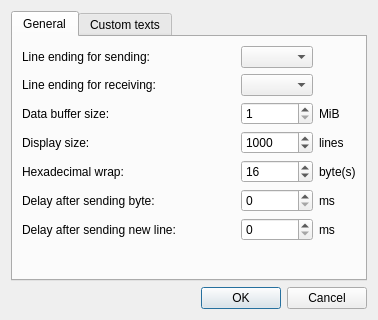
<?xml version="1.0" encoding="UTF-8"?>
<ui version="4.0">
 <class>ConsoleSettingsDialog</class>
 <widget class="QDialog" name="ConsoleSettingsDialog">
  <property name="geometry">
   <rect>
    <x>0</x>
    <y>0</y>
    <width>378</width>
    <height>320</height>
   </rect>
  </property>
  <property name="windowTitle">
   <string>Dialog</string>
  </property>
  <layout class="QGridLayout" name="gridLayout_2">
   <item row="0" column="0">
    <widget class="QTabWidget" name="tabWidget">
     <property name="currentIndex">
      <number>0</number>
     </property>
     <widget class="QWidget" name="tabGeneral">
      <attribute name="title">
       <string>General</string>
      </attribute>
      <layout class="QVBoxLayout" name="verticalLayout">
       <item>
        <layout class="QGridLayout" name="gridLayout" columnstretch="1,0,0">
         <item row="4" column="2">
          <widget class="QLabel" name="label_8">
           <property name="text">
            <string>byte(s)</string>
           </property>
          </widget>
         </item>
         <item row="0" column="1">
          <widget class="QComboBox" name="lineEndingTxComboBox"/>
         </item>
         <item row="3" column="1">
          <widget class="QSpinBox" name="displaySizeSpinBox">
           <property name="minimum">
            <number>50</number>
           </property>
           <property name="maximum">
            <number>10000000</number>
           </property>
           <property name="value">
            <number>1000</number>
           </property>
          </widget>
         </item>
         <item row="1" column="0">
          <widget class="QLabel" name="label">
           <property name="text">
            <string>Line ending for receiving:</string>
           </property>
          </widget>
         </item>
         <item row="5" column="0">
          <widget class="QLabel" name="label_9">
           <property name="text">
            <string>Delay after sending byte:</string>
           </property>
          </widget>
         </item>
         <item row="5" column="2">
          <widget class="QLabel" name="label_10">
           <property name="text">
            <string>ms</string>
           </property>
          </widget>
         </item>
         <item row="2" column="1">
          <widget class="QSpinBox" name="dataBufferSizeSpinBox">
           <property name="minimum">
            <number>1</number>
           </property>
           <property name="maximum">
            <number>256</number>
           </property>
          </widget>
         </item>
         <item row="3" column="2">
          <widget class="QLabel" name="label_6">
           <property name="text">
            <string>lines</string>
           </property>
          </widget>
         </item>
         <item row="1" column="1">
          <widget class="QComboBox" name="lineEndingRxComboBox"/>
         </item>
         <item row="4" column="0">
          <widget class="QLabel" name="label_7">
           <property name="text">
            <string>Hexadecimal wrap:</string>
           </property>
          </widget>
         </item>
         <item row="0" column="0">
          <widget class="QLabel" name="label_2">
           <property name="text">
            <string>Line ending for sending:</string>
           </property>
          </widget>
         </item>
         <item row="2" column="2">
          <widget class="QLabel" name="label_4">
           <property name="text">
            <string>MiB</string>
           </property>
          </widget>
         </item>
         <item row="4" column="1">
          <widget class="QSpinBox" name="hexWrapSpinBox">
           <property name="minimum">
            <number>1</number>
           </property>
           <property name="maximum">
            <number>1024</number>
           </property>
           <property name="value">
            <number>16</number>
           </property>
          </widget>
         </item>
         <item row="5" column="1">
          <widget class="QSpinBox" name="delayAfterSendByteSpinBox">
           <property name="maximum">
            <number>10000</number>
           </property>
          </widget>
         </item>
         <item row="3" column="0">
          <widget class="QLabel" name="label_5">
           <property name="text">
            <string>Display size:</string>
           </property>
          </widget>
         </item>
         <item row="2" column="0">
          <widget class="QLabel" name="label_3">
           <property name="text">
            <string>Data buffer size:</string>
           </property>
          </widget>
         </item>
         <item row="6" column="0">
          <widget class="QLabel" name="label_11">
           <property name="text">
            <string>Delay after sending new line:</string>
           </property>
          </widget>
         </item>
         <item row="6" column="2">
          <widget class="QLabel" name="label_12">
           <property name="text">
            <string>ms</string>
           </property>
          </widget>
         </item>
         <item row="6" column="1">
          <widget class="QSpinBox" name="delayAfterSendNewLineSpinBox">
           <property name="maximum">
            <number>10000</number>
           </property>
          </widget>
         </item>
        </layout>
       </item>
       <item>
        <spacer name="verticalSpacer">
         <property name="orientation">
          <enum>Qt::Vertical</enum>
         </property>
         <property name="sizeHint" stdset="0">
          <size>
           <width>20</width>
           <height>40</height>
          </size>
         </property>
        </spacer>
       </item>
      </layout>
     </widget>
     <widget class="QWidget" name="tabCustomTexts">
      <attribute name="title">
       <string>Custom texts</string>
      </attribute>
      <layout class="QGridLayout" name="gridLayout_3">
       <item row="2" column="0">
        <spacer name="verticalSpacer_2">
         <property name="orientation">
          <enum>Qt::Vertical</enum>
         </property>
         <property name="sizeHint" stdset="0">
          <size>
           <width>20</width>
           <height>40</height>
          </size>
         </property>
        </spacer>
       </item>
       <item row="0" column="0">
        <layout class="QGridLayout" name="gridLayout_4">
         <item row="5" column="0">
          <widget class="QCheckBox" name="text6CheckBox">
           <property name="text">
            <string>Text 6</string>
           </property>
          </widget>
         </item>
         <item row="3" column="2">
          <widget class="QToolButton" name="text4Button">
           <property name="text">
            <string>...</string>
           </property>
          </widget>
         </item>
         <item row="4" column="0">
          <widget class="QCheckBox" name="text5CheckBox">
           <property name="text">
            <string>Text 5</string>
           </property>
          </widget>
         </item>
         <item row="3" column="0">
          <widget class="QCheckBox" name="text4CheckBox">
           <property name="text">
            <string>Text 4</string>
           </property>
          </widget>
         </item>
         <item row="0" column="0">
          <widget class="QCheckBox" name="text1CheckBox">
           <property name="text">
            <string>Text 1</string>
           </property>
          </widget>
         </item>
         <item row="2" column="0">
          <widget class="QCheckBox" name="text3CheckBox">
           <property name="text">
            <string>Text 3</string>
           </property>
          </widget>
         </item>
         <item row="1" column="2">
          <widget class="QToolButton" name="text2Button">
           <property name="text">
            <string>...</string>
           </property>
          </widget>
         </item>
         <item row="1" column="0">
          <widget class="QCheckBox" name="text2CheckBox">
           <property name="text">
            <string>Text 2</string>
           </property>
          </widget>
         </item>
         <item row="0" column="2">
          <widget class="QToolButton" name="text1Button">
           <property name="text">
            <string>...</string>
           </property>
          </widget>
         </item>
         <item row="2" column="2">
          <widget class="QToolButton" name="text3Button">
           <property name="text">
            <string>...</string>
           </property>
          </widget>
         </item>
         <item row="4" column="2">
          <widget class="QToolButton" name="text5Button">
           <property name="text">
            <string>...</string>
           </property>
          </widget>
         </item>
         <item row="5" column="2">
          <widget class="QToolButton" name="text6Button">
           <property name="text">
            <string>...</string>
           </property>
          </widget>
         </item>
         <item row="0" column="1">
          <widget class="QPlainTextEdit" name="text1Edit">
           <property name="minimumSize">
            <size>
             <width>0</width>
             <height>30</height>
            </size>
           </property>
          </widget>
         </item>
         <item row="1" column="1">
          <widget class="QPlainTextEdit" name="text2Edit">
           <property name="minimumSize">
            <size>
             <width>0</width>
             <height>30</height>
            </size>
           </property>
          </widget>
         </item>
         <item row="2" column="1">
          <widget class="QPlainTextEdit" name="text3Edit">
           <property name="minimumSize">
            <size>
             <width>0</width>
             <height>30</height>
            </size>
           </property>
          </widget>
         </item>
         <item row="3" column="1">
          <widget class="QPlainTextEdit" name="text4Edit">
           <property name="minimumSize">
            <size>
             <width>0</width>
             <height>30</height>
            </size>
           </property>
          </widget>
         </item>
         <item row="4" column="1">
          <widget class="QPlainTextEdit" name="text5Edit">
           <property name="minimumSize">
            <size>
             <width>0</width>
             <height>30</height>
            </size>
           </property>
          </widget>
         </item>
         <item row="5" column="1">
          <widget class="QPlainTextEdit" name="text6Edit">
           <property name="minimumSize">
            <size>
             <width>0</width>
             <height>30</height>
            </size>
           </property>
          </widget>
         </item>
        </layout>
       </item>
      </layout>
     </widget>
    </widget>
   </item>
   <item row="1" column="0">
    <widget class="QDialogButtonBox" name="buttonBox">
     <property name="orientation">
      <enum>Qt::Horizontal</enum>
     </property>
     <property name="standardButtons">
      <set>QDialogButtonBox::Cancel|QDialogButtonBox::Ok</set>
     </property>
    </widget>
   </item>
  </layout>
 </widget>
 <tabstops>
  <tabstop>lineEndingTxComboBox</tabstop>
  <tabstop>lineEndingRxComboBox</tabstop>
  <tabstop>dataBufferSizeSpinBox</tabstop>
  <tabstop>displaySizeSpinBox</tabstop>
  <tabstop>hexWrapSpinBox</tabstop>
  <tabstop>delayAfterSendByteSpinBox</tabstop>
  <tabstop>delayAfterSendNewLineSpinBox</tabstop>
  <tabstop>text1CheckBox</tabstop>
  <tabstop>text1Edit</tabstop>
  <tabstop>text1Button</tabstop>
  <tabstop>text2CheckBox</tabstop>
  <tabstop>text2Edit</tabstop>
  <tabstop>text2Button</tabstop>
  <tabstop>text3CheckBox</tabstop>
  <tabstop>text3Edit</tabstop>
  <tabstop>text3Button</tabstop>
  <tabstop>text4CheckBox</tabstop>
  <tabstop>text4Edit</tabstop>
  <tabstop>text4Button</tabstop>
  <tabstop>text5CheckBox</tabstop>
  <tabstop>text5Edit</tabstop>
  <tabstop>text5Button</tabstop>
  <tabstop>text6CheckBox</tabstop>
  <tabstop>text6Edit</tabstop>
  <tabstop>text6Button</tabstop>
  <tabstop>tabWidget</tabstop>
 </tabstops>
 <resources/>
 <connections>
  <connection>
   <sender>buttonBox</sender>
   <signal>accepted()</signal>
   <receiver>ConsoleSettingsDialog</receiver>
   <slot>accept()</slot>
   <hints>
    <hint type="sourcelabel">
     <x>248</x>
     <y>254</y>
    </hint>
    <hint type="destinationlabel">
     <x>157</x>
     <y>274</y>
    </hint>
   </hints>
  </connection>
  <connection>
   <sender>buttonBox</sender>
   <signal>rejected()</signal>
   <receiver>ConsoleSettingsDialog</receiver>
   <slot>reject()</slot>
   <hints>
    <hint type="sourcelabel">
     <x>316</x>
     <y>260</y>
    </hint>
    <hint type="destinationlabel">
     <x>286</x>
     <y>274</y>
    </hint>
   </hints>
  </connection>
 </connections>
</ui>
